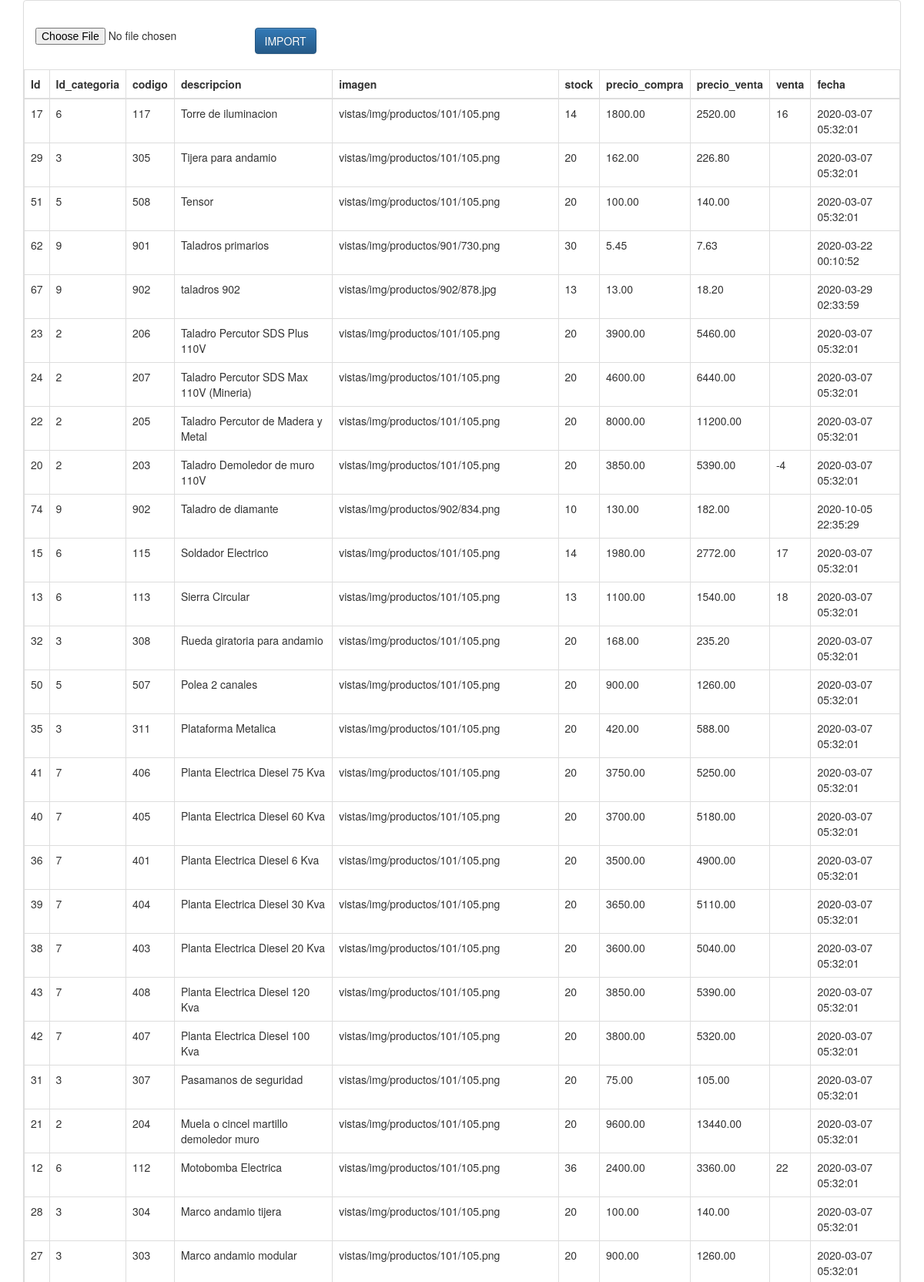
The app's page /cvs/index.php (upper part) with its own data.
### tables this page shows
CREATE TABLE t_Productos
(
  id INTEGER UNSIGNED PRIMARY KEY AUTO_INCREMENT,
  id_categoria INTEGER UNSIGNED NOT NULL,
  codigo VARCHAR(45) NOT NULL,
  descripcion VARCHAR(80) NOT NULL,
  imagen VARCHAR(100) NULL,
  stock INTEGER UNSIGNED NOT NULL DEFAULT 1,
  precio_compra decimal(10,2) DEFAULT NULL,
	precio_venta decimal(10,2) DEFAULT NULL,
  ventas varchar(45) DEFAULT NULL,  
  fecha DATETIME NOT NULL DEFAULT CURRENT_TIMESTAMP,
	FOREIGN KEY(id_categoria) REFERENCES t_Categoria(id)
	ON DELETE RESTRICT ON UPDATE CASCADE
);

### cvs/index.php (the view, shortened to what this page needs)
<?php
	require_once("db_connect.php")
?>
<!DOCTYPE html>
<html>
<head>
			<link rel="stylesheet" href="https://maxcdn.bootstrapcdn.com/bootstrap/3.3.5/css/bootstrap.min.css">
		<link rel="stylesheet" href="https://maxcdn.bootstrapcdn.com/bootstrap/3.3.5/css/bootstrap-theme.min.css">
</head>
<body>
	<div class="container">
	<div class="panel panel-default">
	<div class="panel-body">
	<br>
	<div class="row">
	<form action="import.php" method="post" enctype="multipart/form-data" id="import_form">
	<div class="col-md-3">
	<input type="file" name="file" />
	</div>
	<div class="col-md-5">
	<input type="submit" class="btn btn-primary" name="import_data" value="IMPORT">
	</div>
	</form>
	</div>
	<br>
	<div class="row">
	<table class="table table-bordered">
	<thead>
	<tr>
	<th>Id</th>
	<th>Id_categoria</th>
	<th>codigo</th>
	<th>descripcion</th>
	<th>imagen</th>
	<th>stock</th>
	<th>precio_compra</th>
	<th>precio_venta</th>
	<th>venta</th>
	<th>fecha</th>
	</tr>
	</thead>
	<tbody>
	<?php
		$sql = "SELECT id, id_categoria, codigo, descripcion, imagen, stock, precio_compra,  precio_venta,ventas,fecha FROM t_Productos ORDER BY descripcion DESC";
		$resultset = mysqli_query($conn, $sql) or die("database error:". mysqli_error($conn));
		if(mysqli_num_rows($resultset)) {
		while( $rows = mysqli_fetch_assoc($resultset) )
		 {
			?>
				<tr>
				<td><?php echo $rows['id']; ?></td>
				<td><?php echo $rows['id_categoria']; ?></td>
				<td><?php echo $rows['codigo']; ?></td>
				<td><?php echo $rows['descripcion']; ?></td>
				<td><?php echo $rows['imagen']; ?></td>
				<td><?php echo $rows['stock']; ?></td>
				<td><?php echo $rows['precio_compra']; ?></td>
				<td><?php echo $rows['precio_venta']; ?></td>
				<td><?php echo $rows['ventas']; ?></td>
				<td><?php echo $rows['fecha']; ?></td>
				</tr>
			<?php } }
			 else { ?>
		<tr><td colspan="5">No records to display.....</td></tr>
		<?php } ?>
		</tbody>
	</table>
	</div>
	</div>
	</div>
	</div>
</body>

### records on screen
t_productos: id "17", id_categoria "6", codigo "117", descripcion "Torre de iluminacion", imagen "vistas/img/productos/101/105.png", stock "14", precio_compra "1800.00", precio_venta "2520.00", ventas "16", fecha "2020-03-07 05:32:01"
t_productos: id "29", id_categoria "3", codigo "305", descripcion "Tijera para andamio", imagen "vistas/img/productos/101/105.png", stock "20", precio_compra "162.00", precio_venta "226.80", fecha "2020-03-07 05:32:01"
t_productos: id "51", id_categoria "5", codigo "508", descripcion "Tensor", imagen "vistas/img/productos/101/105.png", stock "20", precio_compra "100.00", precio_venta "140.00", fecha "2020-03-07 05:32:01"
t_productos: id "62", id_categoria "9", codigo "901", descripcion "Taladros primarios", imagen "vistas/img/productos/901/730.png", stock "30", precio_compra "5.45", precio_venta "7.63", fecha "2020-03-22 00:10:52"
t_productos: id "67", id_categoria "9", codigo "902", descripcion "taladros 902", imagen "vistas/img/productos/902/878.jpg", stock "13", precio_compra "13.00", precio_venta "18.20", fecha "2020-03-29 02:33:59"
t_productos: id "23", id_categoria "2", codigo "206", descripcion "Taladro Percutor SDS Plus 110V", imagen "vistas/img/productos/101/105.png", stock "20", precio_compra "3900.00", precio_venta "5460.00", fecha "2020-03-07 05:32:01"
t_productos: id "24", id_categoria "2", codigo "207", descripcion "Taladro Percutor SDS Max 110V (Mineria)", imagen "vistas/img/productos/101/105.png", stock "20", precio_compra "4600.00", precio_venta "6440.00", fecha "2020-03-07 05:32:01"
t_productos: id "22", id_categoria "2", codigo "205", descripcion "Taladro Percutor de Madera y Metal", imagen "vistas/img/productos/101/105.png", stock "20", precio_compra "8000.00", precio_venta "11200.00", fecha "2020-03-07 05:32:01"
t_productos: id "20", id_categoria "2", codigo "203", descripcion "Taladro Demoledor de muro 110V", imagen "vistas/img/productos/101/105.png", stock "20", precio_compra "3850.00", precio_venta "5390.00", ventas "-4", fecha "2020-03-07 05:32:01"
t_productos: id "74", id_categoria "9", codigo "902", descripcion "Taladro de diamante", imagen "vistas/img/productos/902/834.png", stock "10", precio_compra "130.00", precio_venta "182.00", fecha "2020-10-05 22:35:29"
t_productos: id "15", id_categoria "6", codigo "115", descripcion "Soldador Electrico", imagen "vistas/img/productos/101/105.png", stock "14", precio_compra "1980.00", precio_venta "2772.00", ventas "17", fecha "2020-03-07 05:32:01"
t_productos: id "13", id_categoria "6", codigo "113", descripcion "Sierra Circular", imagen "vistas/img/productos/101/105.png", stock "13", precio_compra "1100.00", precio_venta "1540.00", ventas "18", fecha "2020-03-07 05:32:01"
t_productos: id "32", id_categoria "3", codigo "308", descripcion "Rueda giratoria para andamio", imagen "vistas/img/productos/101/105.png", stock "20", precio_compra "168.00", precio_venta "235.20", fecha "2020-03-07 05:32:01"
t_productos: id "50", id_categoria "5", codigo "507", descripcion "Polea 2 canales", imagen "vistas/img/productos/101/105.png", stock "20", precio_compra "900.00", precio_venta "1260.00", fecha "2020-03-07 05:32:01"
t_productos: id "35", id_categoria "3", codigo "311", descripcion "Plataforma Metalica", imagen "vistas/img/productos/101/105.png", stock "20", precio_compra "420.00", precio_venta "588.00", fecha "2020-03-07 05:32:01"
t_productos: id "41", id_categoria "7", codigo "406", descripcion "Planta Electrica Diesel 75 Kva", imagen "vistas/img/productos/101/105.png", stock "20", precio_compra "3750.00", precio_venta "5250.00", fecha "2020-03-07 05:32:01"
t_productos: id "40", id_categoria "7", codigo "405", descripcion "Planta Electrica Diesel 60 Kva", imagen "vistas/img/productos/101/105.png", stock "20", precio_compra "3700.00", precio_venta "5180.00", fecha "2020-03-07 05:32:01"
t_productos: id "36", id_categoria "7", codigo "401", descripcion "Planta Electrica Diesel 6 Kva", imagen "vistas/img/productos/101/105.png", stock "20", precio_compra "3500.00", precio_venta "4900.00", fecha "2020-03-07 05:32:01"
t_productos: id "39", id_categoria "7", codigo "404", descripcion "Planta Electrica Diesel 30 Kva", imagen "vistas/img/productos/101/105.png", stock "20", precio_compra "3650.00", precio_venta "5110.00", fecha "2020-03-07 05:32:01"
t_productos: id "38", id_categoria "7", codigo "403", descripcion "Planta Electrica Diesel 20 Kva", imagen "vistas/img/productos/101/105.png", stock "20", precio_compra "3600.00", precio_venta "5040.00", fecha "2020-03-07 05:32:01"
t_productos: id "43", id_categoria "7", codigo "408", descripcion "Planta Electrica Diesel 120 Kva", imagen "vistas/img/productos/101/105.png", stock "20", precio_compra "3850.00", precio_venta "5390.00", fecha "2020-03-07 05:32:01"
t_productos: id "42", id_categoria "7", codigo "407", descripcion "Planta Electrica Diesel 100 Kva", imagen "vistas/img/productos/101/105.png", stock "20", precio_compra "3800.00", precio_venta "5320.00", fecha "2020-03-07 05:32:01"
t_productos: id "31", id_categoria "3", codigo "307", descripcion "Pasamanos de seguridad", imagen "vistas/img/productos/101/105.png", stock "20", precio_compra "75.00", precio_venta "105.00", fecha "2020-03-07 05:32:01"
t_productos: id "21", id_categoria "2", codigo "204", descripcion "Muela o cincel martillo demoledor muro", imagen "vistas/img/productos/101/105.png", stock "20", precio_compra "9600.00", precio_venta "13440.00", fecha "2020-03-07 05:32:01"
t_productos: id "12", id_categoria "6", codigo "112", descripcion "Motobomba Electrica", imagen "vistas/img/productos/101/105.png", stock "36", precio_compra "2400.00", precio_venta "3360.00", ventas "22", fecha "2020-03-07 05:32:01"
t_productos: id "28", id_categoria "3", codigo "304", descripcion "Marco andamio tijera", imagen "vistas/img/productos/101/105.png", stock "20", precio_compra "100.00", precio_venta "140.00", fecha "2020-03-07 05:32:01"
t_productos: id "27", id_categoria "3", codigo "303", descripcion "Marco andamio modular", imagen "vistas/img/productos/101/105.png", stock "20", precio_compra "900.00", precio_venta "1260.00", fecha "2020-03-07 05:32:01"
